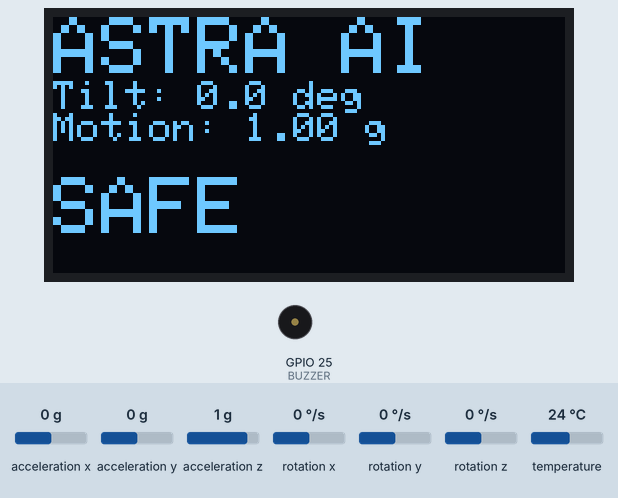
Simulated run of this sketch. Board: ESP32. Shown: 128×64 one-colour display, buzzer (waves = sounding). The inputs (shaded band) are chosen by the test bench; at power-on: acceleration x 0 g, acceleration z 1 g, acceleration y 0 g, rotation x 0 °/s, rotation y 0 °/s, rotation z 0 °/s, temperature 24 °C. What the sketch prints to the serial monitor is not drawn.

Above: at 2.2 s.
2.3 s: acceleration x set to -1.4 g
At 3.5 s:
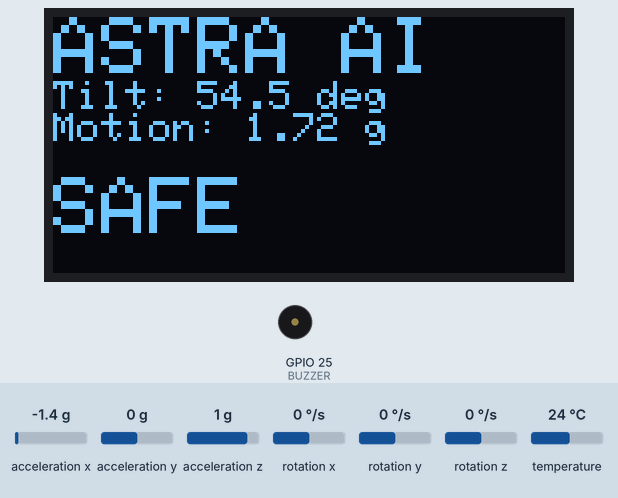
3.8 s: acceleration z set to 0.7 g
At 4.8 s:
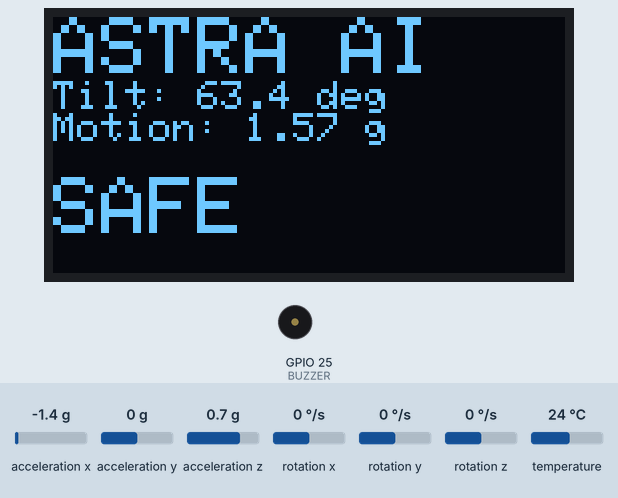
5.4 s: acceleration z set to 0.4 g
At 6.9 s:
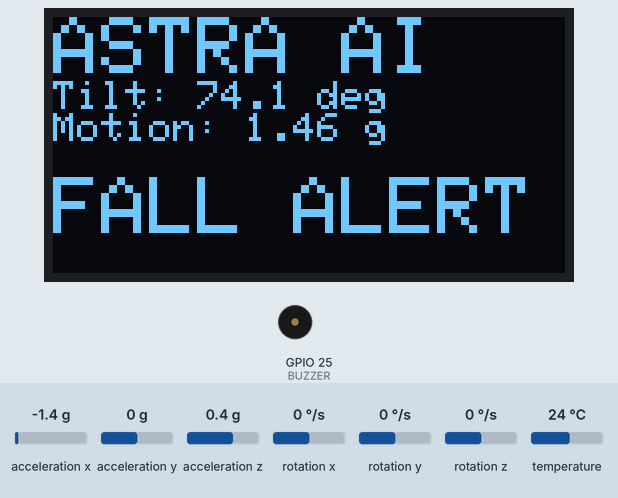
7.5 s: acceleration y set to -1.4 g
At 8.13 s:
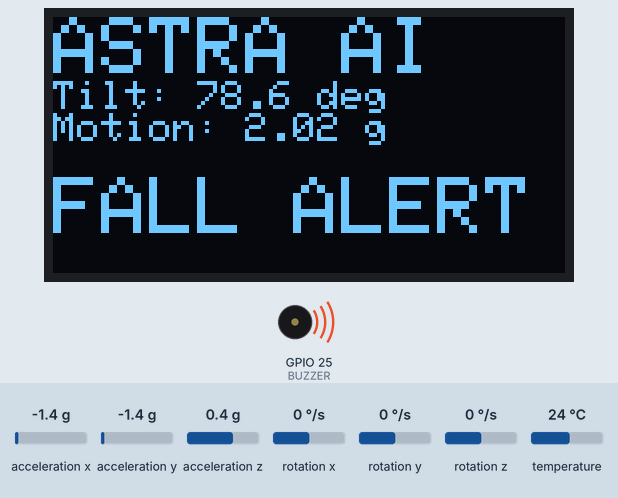
9.1 s: acceleration x set to -0.8 g
At 11.9 s:
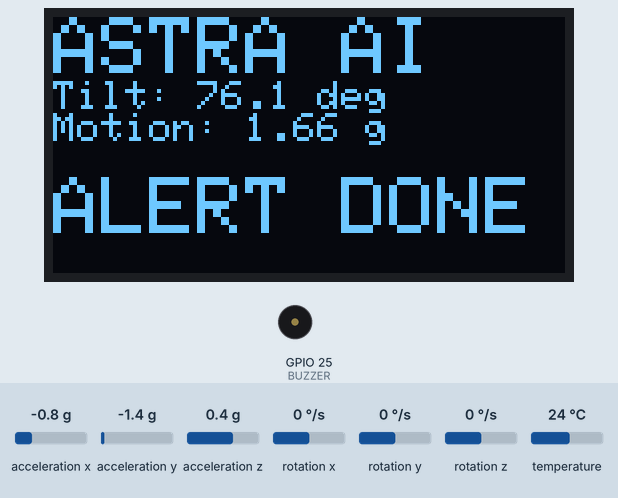
Timing chart, 0 to 13.0 s (numbered marks = the images above; inputs shaded):
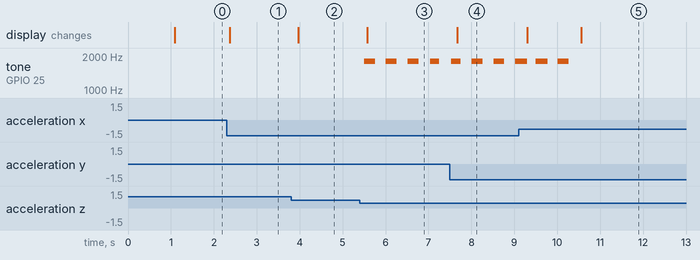

Measured:
- the behaviour switches between 0.6 and 0.5 g on acceleration z (found by bisection; images 2 and 3)
- after the input at 2.3 s, the display: changes after 0.07 s (image 1)
- after the input at 3.8 s, the display: changes after 0.17 s (image 2)
- after the input at 5.4 s, tone on GPIO 25 (BUZZER): alternates 1800 Hz for 0.25 s and silent for 0.25 s, starting after 0.10 s; the display: changes after 0.17 s (image 3)
- after the input at 7.5 s, the display: changes after 0.17 s (image 4)
- after the input at 9.1 s, the display: first changes after 0.20 s (image 5 shows a later state)

The sketch:

AstraAI.ino
```cpp
#include <Wire.h>
#include <Adafruit_MPU6050.h>
#include <Adafruit_Sensor.h>
#include <Adafruit_GFX.h>
#include <Adafruit_SSD1306.h>
#include <math.h>

#define BUZZER 25
#define SCREEN_WIDTH 128
#define SCREEN_HEIGHT 64

Adafruit_MPU6050 mpu;
Adafruit_SSD1306 display(128, 64, &Wire, -1);

bool alarmActive = false;
bool alarmAcknowledged = false;

unsigned long alarmStart = 0;
unsigned long uprightStart = 0;
unsigned long lastDisplay = 0;

const float TILT_LIMIT = 70.0;
const float IMPACT_LIMIT_G = 3.0;

void setup() {
  Serial.begin(115200);
  Wire.begin(21, 22);

  ledcAttach(BUZZER, 2000, 8);
  ledcWriteTone(BUZZER, 0);

  if (!display.begin(SSD1306_SWITCHCAPVCC, 0x3C)) {
    Serial.println("OLED ERROR");
    while (true) {
      ledcWriteTone(BUZZER, 0);
      delay(100);
    }
  }

  display.clearDisplay();
  display.setTextColor(SSD1306_WHITE);
  display.setCursor(0, 0);
  display.setTextSize(2);
  display.println("ASTRA AI");
  display.setTextSize(1);
  display.println("Starting...");
  display.display();

  if (!mpu.begin(0x68)) {
    display.clearDisplay();
    display.setCursor(0, 0);
    display.println("MPU ERROR");
    display.display();

    while (true) {
      ledcWriteTone(BUZZER, 0);
      delay(100);
    }
  }

  mpu.setAccelerometerRange(MPU6050_RANGE_8_G);
  mpu.setGyroRange(MPU6050_RANGE_500_DEG);
  mpu.setFilterBandwidth(MPU6050_BAND_21_HZ);

  delay(1000);
  Serial.println("ASTRA AI READY");
}

void loop() {
  sensors_event_t accel, gyro, temp;
  mpu.getEvent(&accel, &gyro, &temp);

  float ax = accel.acceleration.x;
  float ay = accel.acceleration.y;
  float az = accel.acceleration.z;

  float totalG = sqrt(ax * ax + ay * ay + az * az)
                 / 9.80665;

  float tilt = atan2(
    sqrt(ax * ax + ay * ay),
    fabs(az)
  ) * 180.0 / PI;

  if (!alarmActive && !alarmAcknowledged &&
      (tilt > TILT_LIMIT || totalG > IMPACT_LIMIT_G)) {
    alarmActive = true;
    alarmStart = millis();
    Serial.println("POSSIBLE FALL!");
  }

  if (alarmActive && millis() - alarmStart >= 5000) {
    alarmActive = false;
    alarmAcknowledged = true;
    uprightStart = 0;
    ledcWriteTone(BUZZER, 0);
  }

  if (alarmAcknowledged && tilt < 30.0 && totalG < 1.4) {
    if (uprightStart == 0) {
      uprightStart = millis();
    }

    if (millis() - uprightStart >= 3000) {
      alarmAcknowledged = false;
      uprightStart = 0;
    }
  } else if (alarmAcknowledged) {
    uprightStart = 0;
  }

  if (alarmActive) {
    if ((millis() / 250) % 2 == 0) {
      ledcWriteTone(BUZZER, 1800);
    } else {
      ledcWriteTone(BUZZER, 0);
    }
  } else {
    ledcWriteTone(BUZZER, 0);
  }

  if (millis() - lastDisplay >= 150) {
    lastDisplay = millis();

    display.clearDisplay();
    display.setTextColor(SSD1306_WHITE);
    display.setCursor(0, 0);
    display.setTextSize(2);
    display.println("ASTRA AI");

    display.setTextSize(1);
    display.print("Tilt: ");
    display.print(tilt, 1);
    display.println(" deg");

    display.print("Motion: ");
    display.print(totalG, 2);
    display.println(" g");
    display.println();

    display.setTextSize(2);
    if (alarmActive) {
      display.println("FALL ALERT");
    } else if (alarmAcknowledged) {
      display.println("ALERT DONE");
    } else {
      display.println("SAFE");
    }

    display.display();
  }

  Serial.print("Tilt: ");
  Serial.print(tilt, 1);
  Serial.print(" deg | Motion: ");
  Serial.print(totalG, 2);
  Serial.println(" g");

  delay(20);
}
```
